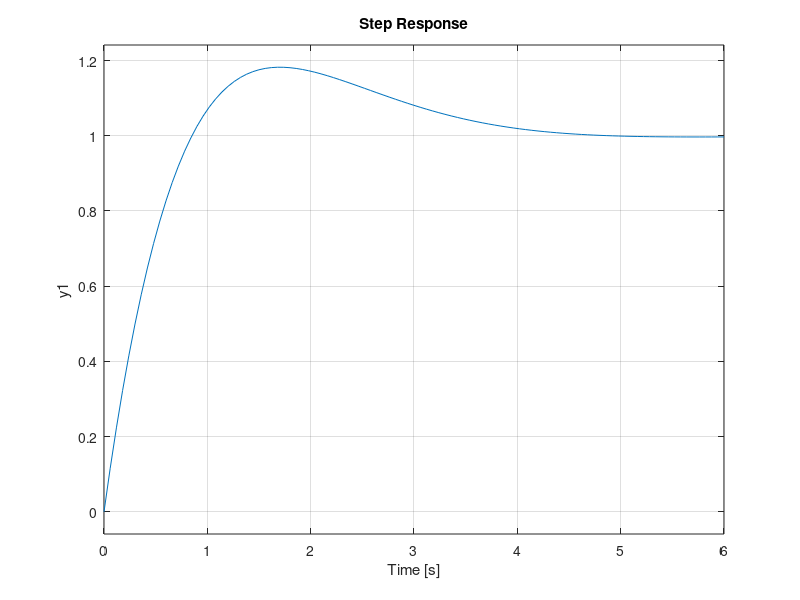

Source code (MATLAB):
% Sample parameters for the scattering based bilateral teleoperation
clear all;
close all;

% Input function amplitude parameter (sin or step with low pass filter)
A = 1;
% Low pass frequency cuff off
Fip = 1;
% Sin frequency
Fc = 1; 
delay = 1;

% Cut off frequency for filter after each discrete derivative
Filter = 5; %Hz

% Human intention controller (PI)
Ph = 400;
Dh = 1;

% Master controller
Bm = 0.8;
Km = 1;

% Slave controllerxs
Bs = 0.8*4;
Ks = 4;

% Inertia of robot dynamics
Mm = 0.5;
Ms = 2;

% Make the real pole with re<0 to change the inertia of the robot
% dynamics verify this value by adding them to the simulink model
% Dm = 5;
% Ds = 10;
Dm = 0;
Ds = 0;

% Human impedance parameters
% Jh = 0.05;
% Bh = 1.5;
% Kh = 0;

% Original human impedance parameters
Jh = 0.05;  %0.5;
Bh = 1.5;   %70;
Kh = 0;     %2000;

% Environment impedance parameters
Je = 0;
Be = 10; %100;
Ke = 200; %200;

% Characteristic impedance
b = 0.9;

% Sampling time
Ts = 0.001;

%% Slave tuning
s = tf('s');
P = 1/(Ms*s);
C = Ks+Bs/s;

T = (C*P)/(1+C*P);
step(T)